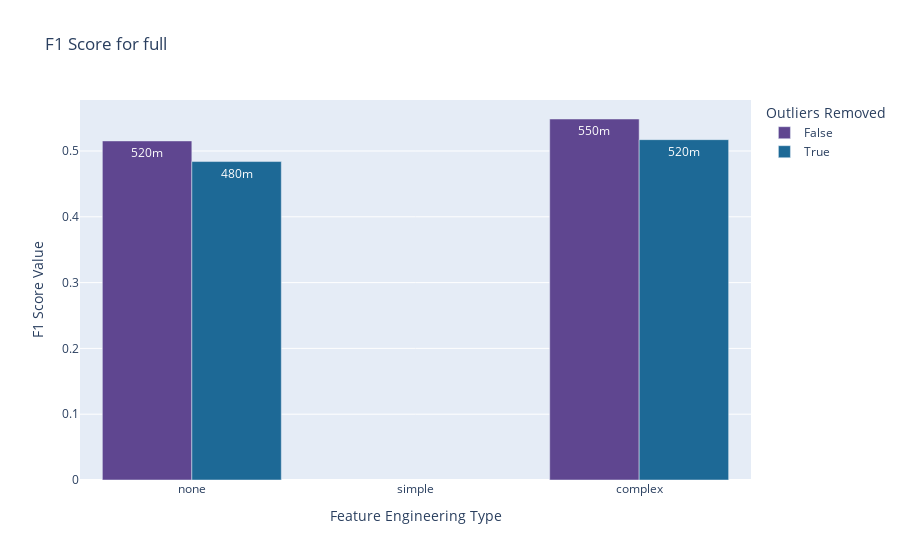
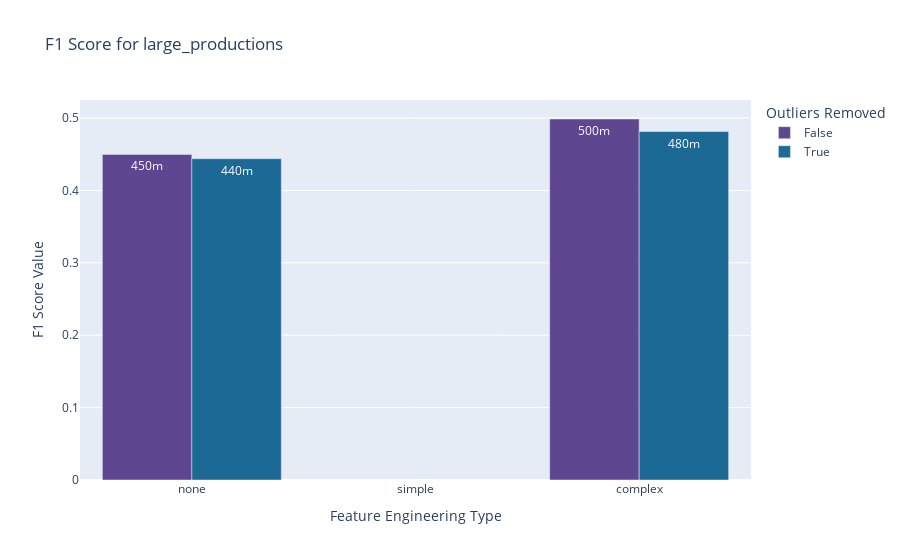
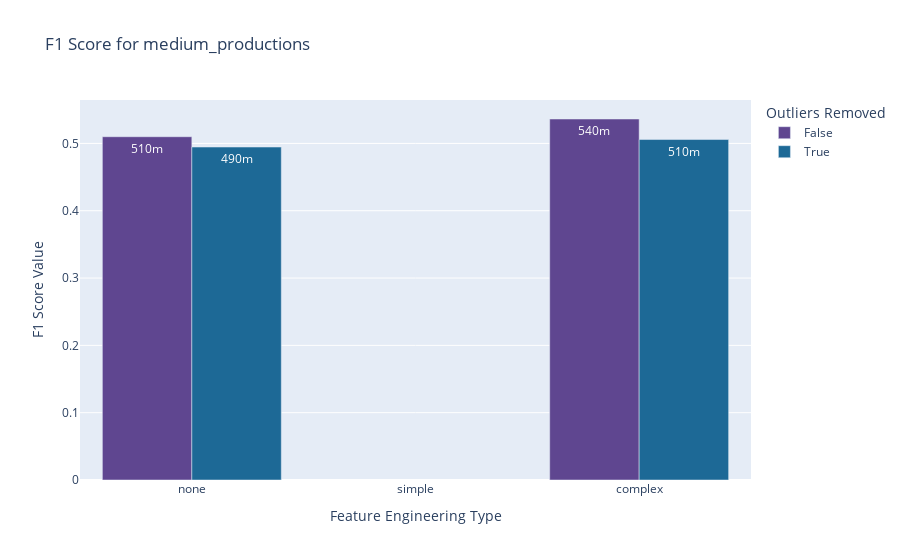
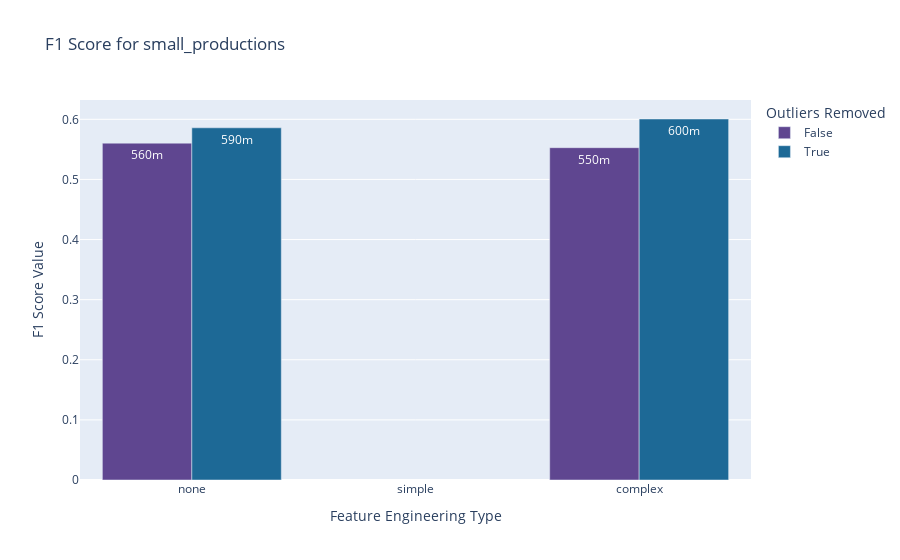

The notebook cell saved with these charts, in order:
### Code cell
plot_one_metric_of_different_datasets_per_feature_engineering_outliers_with_plotly(experiment_df, problem_type='multi_class_classification', metric='F1 Score', metric_agg='max')

### Figure 1 — Plotly figure (JSON) as saved in the notebook; plotly's stock layout.template omitted (floating-point values rounded to 4 significant figures)
{"data": [{"alignmentgroup": "True", "hovertemplate": "Outliers Removed=False<br>Feature Engineering Type=%{x}<br>F1 Score Value=%{text}<extra></extra>", "legendgroup": "False", "marker": {"color": "rgb(95, 70, 144)", "pattern": {"shape": ""}}, "name": "False", "offsetgroup": "False", "orientation": "v", "showlegend": true, "text": [0.5486, 0.5153], "textposition": "inside", "texttemplate": "%{text:.2s}", "type": "bar", "x": ["complex", "none"], "xaxis": "x", "y": [0.5486, 0.5153], "yaxis": "y"}, {"alignmentgroup": "True", "hovertemplate": "Outliers Removed=True<br>Feature Engineering Type=%{x}<br>F1 Score Value=%{text}<extra></extra>", "legendgroup": "True", "marker": {"color": "rgb(29, 105, 150)", "pattern": {"shape": ""}}, "name": "True", "offsetgroup": "True", "orientation": "v", "showlegend": true, "text": [0.5172, 0.4839], "textposition": "inside", "texttemplate": "%{text:.2s}", "type": "bar", "x": ["complex", "none"], "xaxis": "x", "y": [0.5172, 0.4839], "yaxis": "y"}], "layout": {"barmode": "group", "legend": {"title": {"text": "Outliers Removed"}, "tracegroupgap": 0}, "showlegend": true, "title": {"text": "F1 Score for full"}, "xaxis": {"anchor": "y", "categoryarray": ["none", "simple", "complex"], "categoryorder": "array", "domain": [0, 1], "title": {"text": "Feature Engineering Type"}}, "yaxis": {"anchor": "x", "domain": [0, 1], "title": {"text": "F1 Score Value"}}}}

### Figure 2 — Plotly figure (JSON) as saved in the notebook; plotly's stock layout.template omitted (floating-point values rounded to 4 significant figures)
{"data": [{"alignmentgroup": "True", "hovertemplate": "Outliers Removed=False<br>Feature Engineering Type=%{x}<br>F1 Score Value=%{text}<extra></extra>", "legendgroup": "False", "marker": {"color": "rgb(95, 70, 144)", "pattern": {"shape": ""}}, "name": "False", "offsetgroup": "False", "orientation": "v", "showlegend": true, "text": [0.4987, 0.4498], "textposition": "inside", "texttemplate": "%{text:.2s}", "type": "bar", "x": ["complex", "none"], "xaxis": "x", "y": [0.4987, 0.4498], "yaxis": "y"}, {"alignmentgroup": "True", "hovertemplate": "Outliers Removed=True<br>Feature Engineering Type=%{x}<br>F1 Score Value=%{text}<extra></extra>", "legendgroup": "True", "marker": {"color": "rgb(29, 105, 150)", "pattern": {"shape": ""}}, "name": "True", "offsetgroup": "True", "orientation": "v", "showlegend": true, "text": [0.4813, 0.4438], "textposition": "inside", "texttemplate": "%{text:.2s}", "type": "bar", "x": ["complex", "none"], "xaxis": "x", "y": [0.4813, 0.4438], "yaxis": "y"}], "layout": {"barmode": "group", "legend": {"title": {"text": "Outliers Removed"}, "tracegroupgap": 0}, "showlegend": true, "title": {"text": "F1 Score for large_productions"}, "xaxis": {"anchor": "y", "categoryarray": ["none", "simple", "complex"], "categoryorder": "array", "domain": [0, 1], "title": {"text": "Feature Engineering Type"}}, "yaxis": {"anchor": "x", "domain": [0, 1], "title": {"text": "F1 Score Value"}}}}

### Figure 3 — Plotly figure (JSON) as saved in the notebook; plotly's stock layout.template omitted (floating-point values rounded to 4 significant figures)
{"data": [{"alignmentgroup": "True", "hovertemplate": "Outliers Removed=False<br>Feature Engineering Type=%{x}<br>F1 Score Value=%{text}<extra></extra>", "legendgroup": "False", "marker": {"color": "rgb(95, 70, 144)", "pattern": {"shape": ""}}, "name": "False", "offsetgroup": "False", "orientation": "v", "showlegend": true, "text": [0.5363, 0.5099], "textposition": "inside", "texttemplate": "%{text:.2s}", "type": "bar", "x": ["complex", "none"], "xaxis": "x", "y": [0.5363, 0.5099], "yaxis": "y"}, {"alignmentgroup": "True", "hovertemplate": "Outliers Removed=True<br>Feature Engineering Type=%{x}<br>F1 Score Value=%{text}<extra></extra>", "legendgroup": "True", "marker": {"color": "rgb(29, 105, 150)", "pattern": {"shape": ""}}, "name": "True", "offsetgroup": "True", "orientation": "v", "showlegend": true, "text": [0.5058, 0.4946], "textposition": "inside", "texttemplate": "%{text:.2s}", "type": "bar", "x": ["complex", "none"], "xaxis": "x", "y": [0.5058, 0.4946], "yaxis": "y"}], "layout": {"barmode": "group", "legend": {"title": {"text": "Outliers Removed"}, "tracegroupgap": 0}, "showlegend": true, "title": {"text": "F1 Score for medium_productions"}, "xaxis": {"anchor": "y", "categoryarray": ["none", "simple", "complex"], "categoryorder": "array", "domain": [0, 1], "title": {"text": "Feature Engineering Type"}}, "yaxis": {"anchor": "x", "domain": [0, 1], "title": {"text": "F1 Score Value"}}}}

### Figure 4 — Plotly figure (JSON) as saved in the notebook; plotly's stock layout.template omitted (floating-point values rounded to 4 significant figures)
{"data": [{"alignmentgroup": "True", "hovertemplate": "Outliers Removed=False<br>Feature Engineering Type=%{x}<br>F1 Score Value=%{text}<extra></extra>", "legendgroup": "False", "marker": {"color": "rgb(95, 70, 144)", "pattern": {"shape": ""}}, "name": "False", "offsetgroup": "False", "orientation": "v", "showlegend": true, "text": [0.5528, 0.5604], "textposition": "inside", "texttemplate": "%{text:.2s}", "type": "bar", "x": ["complex", "none"], "xaxis": "x", "y": [0.5528, 0.5604], "yaxis": "y"}, {"alignmentgroup": "True", "hovertemplate": "Outliers Removed=True<br>Feature Engineering Type=%{x}<br>F1 Score Value=%{text}<extra></extra>", "legendgroup": "True", "marker": {"color": "rgb(29, 105, 150)", "pattern": {"shape": ""}}, "name": "True", "offsetgroup": "True", "orientation": "v", "showlegend": true, "text": [0.6005, 0.5859], "textposition": "inside", "texttemplate": "%{text:.2s}", "type": "bar", "x": ["complex", "none"], "xaxis": "x", "y": [0.6005, 0.5859], "yaxis": "y"}], "layout": {"barmode": "group", "legend": {"title": {"text": "Outliers Removed"}, "tracegroupgap": 0}, "showlegend": true, "title": {"text": "F1 Score for small_productions"}, "xaxis": {"anchor": "y", "categoryarray": ["none", "simple", "complex"], "categoryorder": "array", "domain": [0, 1], "title": {"text": "Feature Engineering Type"}}, "yaxis": {"anchor": "x", "domain": [0, 1], "title": {"text": "F1 Score Value"}}}}
